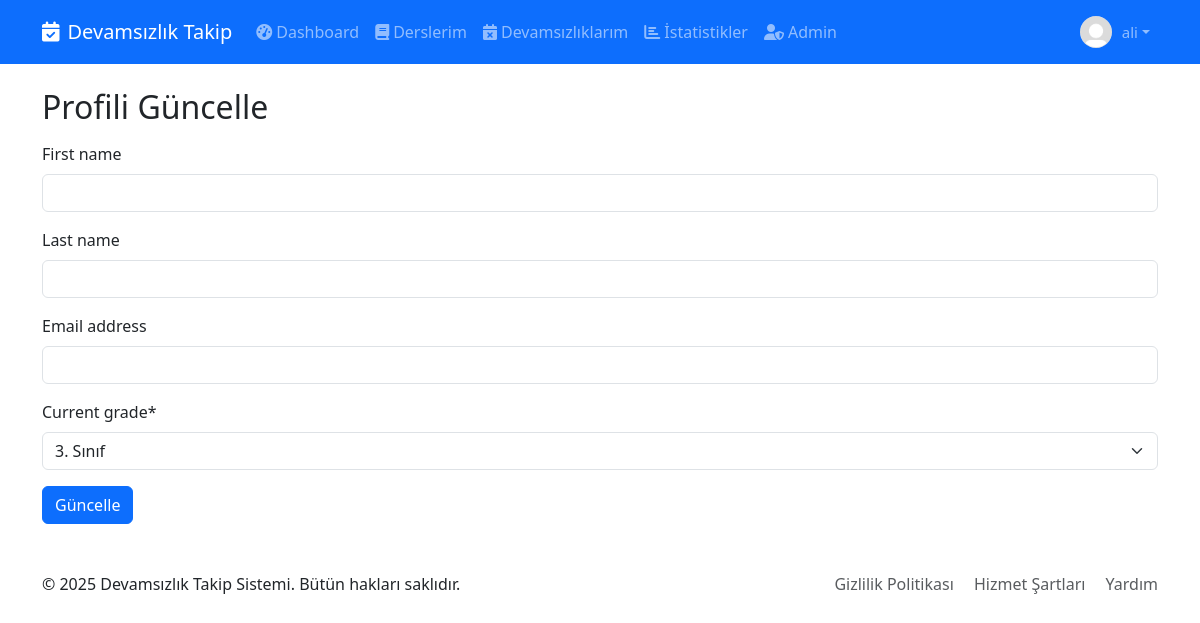
The app's page /profile/edit/ (signed in) with its own data.
### apps/accounts/models.py (models this page shows, shortened)
class Student(AbstractUser):
    GRADE_CHOICES = [
        (1, '1. Sınıf'),
        (2, '2. Sınıf'),
        (3, '3. Sınıf'),
        (4, '4. Sınıf'),
        (5, '5. Sınıf'),
        (6, '6. Sınıf'),
    ]
    student_number = models.CharField(max_length=20, null=True, blank=True)
    university = models.ForeignKey(University, on_delete=models.CASCADE, related_name='students', default=1)
    faculty = models.ForeignKey(Faculty, on_delete=models.CASCADE, related_name='students', default=1)
    department = models.ForeignKey(Department, on_delete=models.CASCADE, related_name='students', default=1)
    current_grade = models.IntegerField(
        choices=GRADE_CHOICES,
        validators=[MinValueValidator(1), MaxValueValidator(6)]
    )
    profile_picture = models.ImageField(upload_to='profile_pictures/', default='profile_pictures/default.jpg')
    enrollment_date = models.DateField(default=timezone.now)
    created_at = models.DateTimeField(auto_now_add=True)
    updated_at = models.DateTimeField(auto_now=True)
    class Meta:
        ordering = ['student_number']

### apps/accounts/views.py (the view, shortened to what this page needs)
# urls.py: path('profile/edit/', StudentProfileEditView.as_view(), name='profile_edit'),
class StudentProfileEditView(LoginRequiredMixin, UpdateView):
    model = Student
    form_class = StudentUpdateForm
    template_name = 'accounts/profile_edit.html'
    success_url = reverse_lazy('profile')
    def get_object(self):
        return self.request.user

### apps/accounts/forms.py
class StudentUpdateForm(forms.ModelForm):
    class Meta:
        model = Student
        fields = ['first_name', 'last_name', 'email', 'current_grade']

### templates/accounts/profile_edit.html (shortened to what this page needs)
{% extends 'base.html' %}
{% load crispy_forms_tags %}
{% block content %}
<div class="content-section">
    <h2 class="mt-4">Profili Güncelle</h2>
    <form method="POST" class="mt-3">
        <fieldset class="form-group">
            {{ form|crispy }}
        </fieldset>
        <div class="form-group">
            <button type="submit" class="btn btn-primary">Güncelle</button>
        </div>
    </form>
</div>
{% endblock %}

### templates/base.html (shortened to what this page needs)
<!DOCTYPE html>
<html lang="tr">
<head>
    <link href="https://cdn.jsdelivr.net/npm/select2@4.1.0-rc.0/dist/css/select2.min.css" rel="stylesheet" />
    <link rel="stylesheet" href="https://cdnjs.cloudflare.com/ajax/libs/font-awesome/6.7.2/css/all.min.css" />
    <link href="https://cdn.jsdelivr.net/npm/bootstrap@5.3.7/dist/css/bootstrap.min.css" rel="stylesheet">
</head>
<body>
    <nav class="navbar navbar-expand-lg navbar-dark bg-primary">
        <div class="container">
            <a class="navbar-brand" href="{% url 'core:home' %}">
                <i class="fas fa-calendar-check me-2"></i>Devamsızlık Takip
            </a>
            <div class="collapse navbar-collapse" id="navbarNav">
                <ul class="navbar-nav me-auto">
                    {% if user.is_authenticated %}
                    <li class="nav-item">
                        <a class="nav-link" href="#">
                            <i class="fas fa-tachometer-alt me-1"></i>Dashboard
                        </a>
                    </li>
                    <li class="nav-item">
                        <a class="nav-link" href="#">
                            <i class="fas fa-book me-1"></i>Derslerim
                        </a>
                    </li>
                    <li class="nav-item">
                        <a class="nav-link" href="#">
                            <i class="fas fa-calendar-times me-1"></i>Devamsızlıklarım
                        </a>
                    </li>
                    <li class="nav-item">
                        <a class="nav-link" href="#">
                            <i class="fas fa-chart-bar me-1"></i>İstatistikler
                        </a>
                    </li>
                    {% if user.is_staff %}
                    <li class="nav-item">
                        <a class="nav-link" href="/admin/">
                            <i class="fas fa-user-shield me-1"></i>Admin
                        </a>
                    </li>
                    {% endif %}
                    {% endif %}
                </ul>
                <ul class="navbar-nav ms-auto">
                    {% if user.is_authenticated %}
                    <li class="nav-item dropdown">
                       <a class="nav-link dropdown-toggle d-flex align-items-center" href="#" id="navbarDropdown" role="button" data-bs-toggle="dropdown" aria-expanded="false">
                            <img src="{{ user.profile_picture.url }}" alt="Profil" class="rounded-circle" style="width: 32px; height: 32px; object-fit: cover; margin-right: 10px;">
                            <span class="fw-medium" style="font-size: 15px;">{{ user.username }}</span>
                        </a>
                    </li>
                    {% endif %}
                </ul>
            </div>
        </div>
    </nav>
    <main class="container my-4">
        {% block content %}{% endblock %}
    </main>
    <footer class="py-4 mt-auto">
        <div class="container">
            <div class="row">
                <div class="col-md-6">
                    <p class="mb-0">&copy; 2025 Devamsızlık Takip Sistemi. Bütün hakları saklıdır.</p>
                </div>
                <div class="col-md-6 text-md-end">
                    <a href="#" class="text-decoration-none text-muted me-3">Gizlilik Politikası</a>
                    <a href="#" class="text-decoration-none text-muted me-3">Hizmet Şartları</a>
                    <a href="#" class="text-decoration-none text-muted">Yardım</a>
                </div>
            </div>
        </div>
    </footer>
</body>
</html>

### records on screen
Student: profile_picture (placeholder picture), username "ali", current_grade "3. Sınıf"
